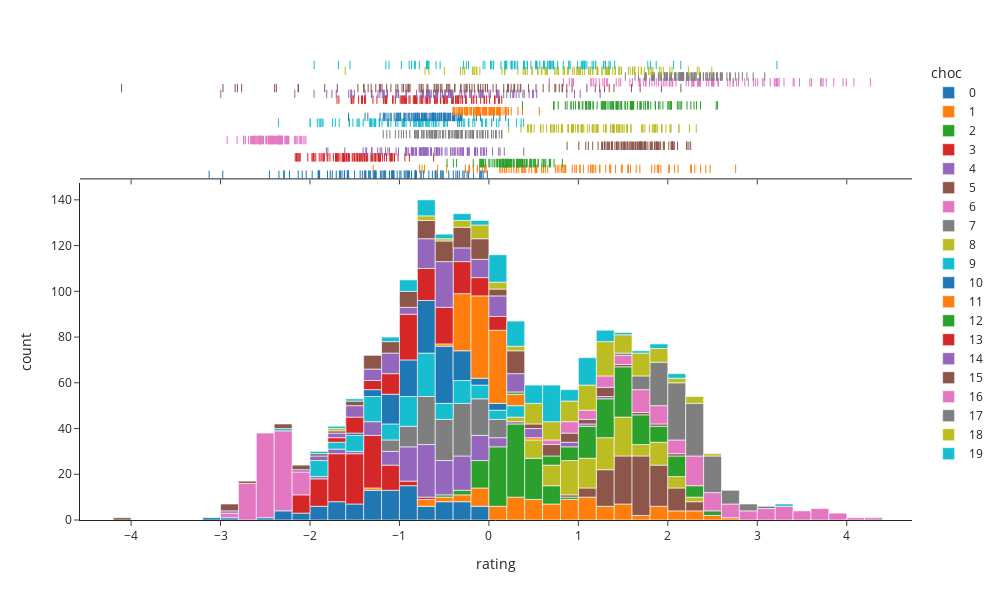

Notebook code for this chart:
### Markdown cell above
## Visualising individual ratings

Individuals' ratings of chocolates are defined to be normally distributed, with the means and standard deviations of those normal distributions being the results of the population effects described above. So, each chocolate has a population level mean and standard deviation in appeal, and then the individual people have appeal ratings for each chocolate drawn from the normal distributions defined by those parameters.

Here we can see the total spread of all rating values given by people for all chocolates, as well as colour coding to show which chocolates fell into which areas on the appeal scale.

Due to the compounding effect of the individual variation on top of the population level variation in appeal, the range of values on the appeal scale is wider at the individual level than it was at the population level, with some ratings below -4 or above 4. The ratings remain constrained however to a range of values in a region of the scale, since the assumptions in each level of the generative model limit how wide the ratings can be.

### Code cell
sim_viz.plot_ratings(color='choc',
                     marginal='rug')
